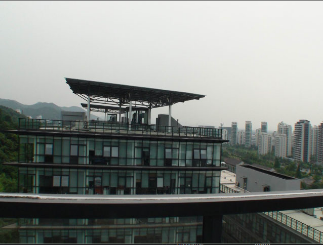
#> input picture Feature Detection and Description/Feature Matching/img2.png, 323 x 245 px
$ python Brute-Force_Match_SIFT.py
#> lines starting #> are read from the running program, lines starting #| are printed output that depends on the picture
# -*- coding:utf-8 -*-
"""
@author: wuxin
"""

import cv2 as cv
import numpy as np

if __name__ == '__main__':

    img2 = cv.imread('img2.png', 0)
#> img2: shape (245, 323); min 8, max 242, mean 132.9
    img2_match = cv.imread('img2_match.png', 0)
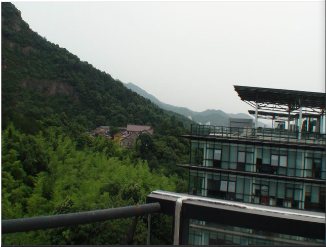
#> input picture Feature Detection and Description/Feature Matching/img2_match.png, 326 x 247 px
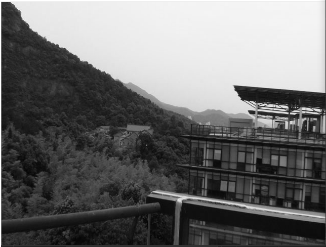
#> img2_match: shape (247, 326); min 4, max 255, mean 110.8

    # Inintiate SIFT detector
    sift = cv.xfeatures2d.SIFT_create()

    # find the keypoints and descriptors with SIFT
    kp2, des2 = sift.detectAndCompute(img2, None)
#> kp2 = 407 keypoints; strongest (x, y, size): (77, 86, 11), (84, 105, 2.9), (198, 97, 4.3), (202, 96, 2.3)
    kp2_match, des2_match = sift.detectAndCompute(img2_match, None)
#> kp2_match = 454 keypoints; strongest (x, y, size): (245, 93, 10.9), (251, 112, 3.2), (237, 88, 4.5), (286, 107, 1.8)

    # BFMatcher with default params
    bf = cv.BFMatcher()
    matches = bf.knnMatch(des2, des2_match, k=2)
#> matches = 407 matches

    # Apply ratio test
    good = []
    for m, n in matches:
        if m.distance < 0.75*n.distance:
            good.append([m])
#> after the loop, good = 102 matches

    # cv.drawMatchesKnn expects list of lists as mathches
    result = cv.drawMatchesKnn(img2, kp2, img2_match, kp2_match, good, None, flags=2)
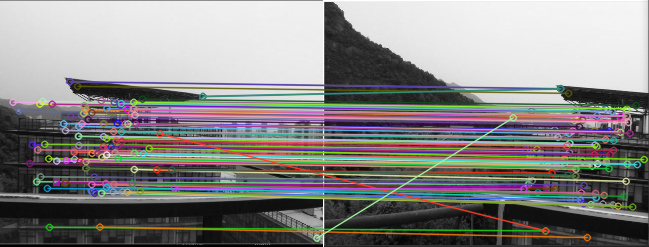
#> result: shape (247, 649, 3); mean of channels 0, 1, 2 132.7, 134, 135.5; drawn as B, G, R

    cv.imshow('Brute-Force Matching with SIFT DEescriptors and Ratio Test', result)
    cv.waitKey(0)
#> (the run stopped early here; a loop or call above may not have finished)
